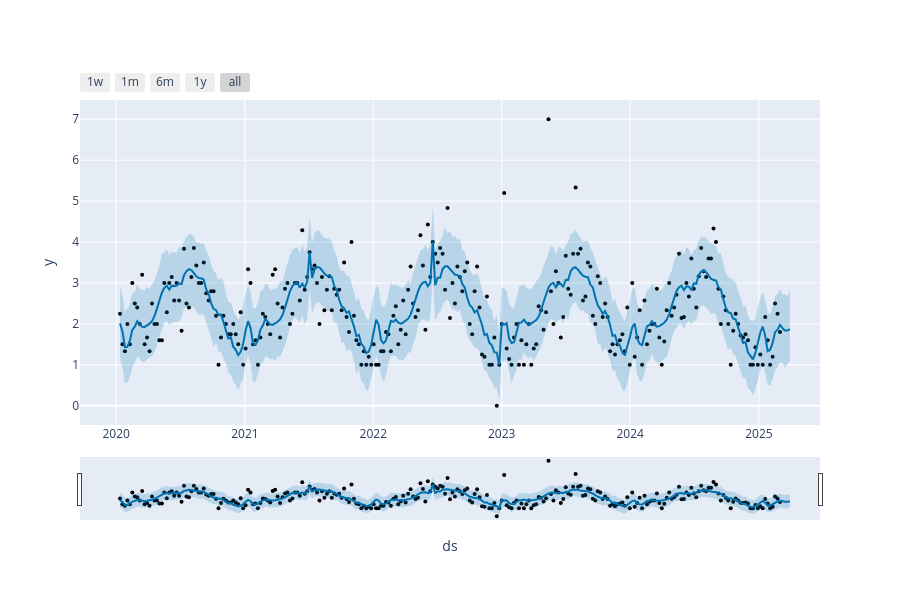
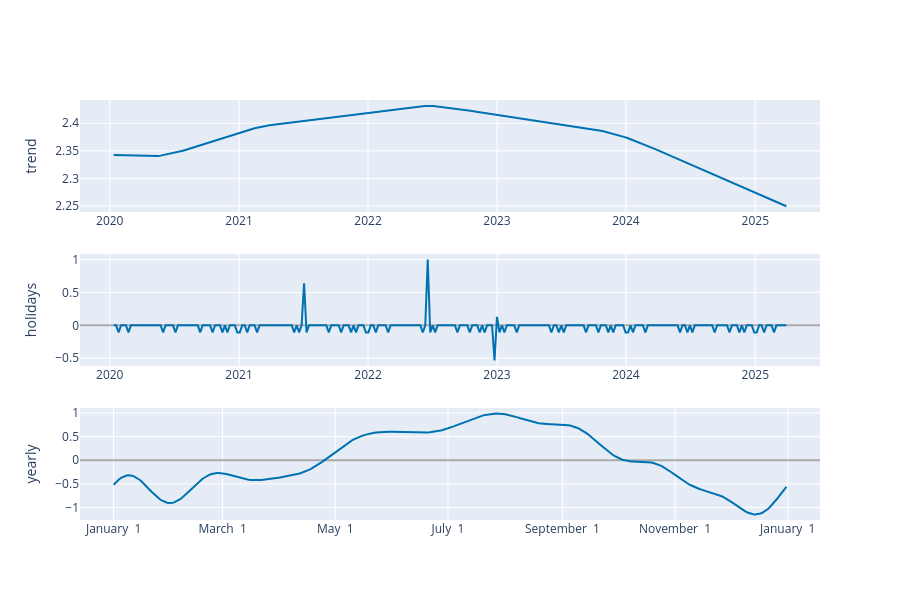

The cell these charts' notebook holds for them, in order:
### Markdown cell above
## Plots and Evaluation of the Model

### Code cell
fig1 = plot_plotly(m, forecast)
fig1.show()

fig2 = plot_components_plotly(m, forecast)
fig2.show()

### Figure 1 — Plotly figure (JSON) as saved in the notebook; plotly's stock layout.template omitted (floating-point values rounded to 4 significant figures; data arrays with more than 128 entries replaced by an {"elided": "..."} marker saying what was removed)
{"data": [{"marker": {"color": "black", "size": 4}, "mode": "markers", "name": "Actual", "type": "scatter", "x": {"elided": "269 str values"}, "y": {"elided": "269 float values"}}, {"hoverinfo": "skip", "line": {"width": 0}, "mode": "lines", "type": "scatter", "x": {"elided": "273 str values"}, "y": {"elided": "273 float values"}}, {"fill": "tonexty", "fillcolor": "rgba(0, 114, 178, 0.2)", "line": {"color": "#0072B2", "width": 2}, "mode": "lines", "name": "Predicted", "type": "scatter", "x": {"elided": "273 str values"}, "y": {"elided": "273 float values"}}, {"fill": "tonexty", "fillcolor": "rgba(0, 114, 178, 0.2)", "hoverinfo": "skip", "line": {"width": 0}, "mode": "lines", "type": "scatter", "x": {"elided": "273 str values"}, "y": {"elided": "273 float values"}}], "layout": {"height": 600, "showlegend": false, "width": 900, "xaxis": {"rangeselector": {"buttons": [{"count": 7, "label": "1w", "step": "day", "stepmode": "backward"}, {"count": 1, "label": "1m", "step": "month", "stepmode": "backward"}, {"count": 6, "label": "6m", "step": "month", "stepmode": "backward"}, {"count": 1, "label": "1y", "step": "year", "stepmode": "backward"}, {"step": "all"}]}, "rangeslider": {"visible": true}, "title": {"text": "ds"}, "type": "date"}, "yaxis": {"title": {"text": "y"}}}}

### Figure 2 — Plotly figure (JSON) as saved in the notebook; plotly's stock layout.template omitted (floating-point values rounded to 4 significant figures; data arrays with more than 128 entries replaced by an {"elided": "..."} marker saying what was removed)
{"data": [{"line": {"color": "#0072B2", "width": 2}, "mode": "lines", "name": "trend", "type": "scatter", "x": {"elided": "273 str values"}, "xaxis": "x", "y": {"elided": "273 float values"}, "yaxis": "y"}, {"line": {"color": "rgba(0, 114, 178, 0.2)", "width": 0}, "mode": "lines", "name": "trend_upper", "type": "scatter", "x": {"elided": "273 str values"}, "xaxis": "x", "y": {"elided": "273 float values"}, "yaxis": "y"}, {"fill": "tonexty", "fillcolor": "rgba(0, 114, 178, 0.2)", "line": {"color": "rgba(0, 114, 178, 0.2)", "width": 0}, "mode": "lines", "name": "trend_lower", "type": "scatter", "x": {"elided": "273 str values"}, "xaxis": "x", "y": {"elided": "273 float values"}, "yaxis": "y"}, {"line": {"color": "#0072B2", "width": 2}, "mode": "lines", "name": "holidays", "text": {"elided": "273 str values"}, "type": "scatter", "x": {"elided": "273 str values"}, "xaxis": "x2", "y": {"elided": "273 float values"}, "yaxis": "y2"}, {"line": {"color": "#0072B2", "width": 2}, "mode": "lines", "name": "yearly", "type": "scatter", "x": {"elided": "365 str values"}, "xaxis": "x3", "y": {"elided": "365 float values"}, "yaxis": "y3"}], "layout": {"height": 600, "showlegend": false, "width": 900, "xaxis": {"anchor": "y", "domain": [0, 1], "range": ["2019-10-08T19:12:00", "2025-07-03T04:48:00"], "type": "date"}, "xaxis2": {"anchor": "y2", "domain": [0, 1], "range": ["2019-10-08T19:12:00", "2025-07-03T04:48:00"], "type": "date"}, "xaxis3": {"anchor": "y3", "domain": [0, 1], "range": ["2016-12-13T18:54:02.958904", "2018-01-18T11:04:57.863013"], "tickformat": "%B %e", "type": "date"}, "yaxis": {"anchor": "x", "domain": [0.7333, 1], "rangemode": "normal", "title": {"text": "trend"}, "zerolinecolor": "#AAA"}, "yaxis2": {"anchor": "x2", "domain": [0.3667, 0.6333], "rangemode": "tozero", "title": {"text": "holidays"}, "zerolinecolor": "#AAA"}, "yaxis3": {"anchor": "x3", "domain": [0, 0.2667], "title": {"text": "yearly"}, "zerolinecolor": "#AAA"}}}
